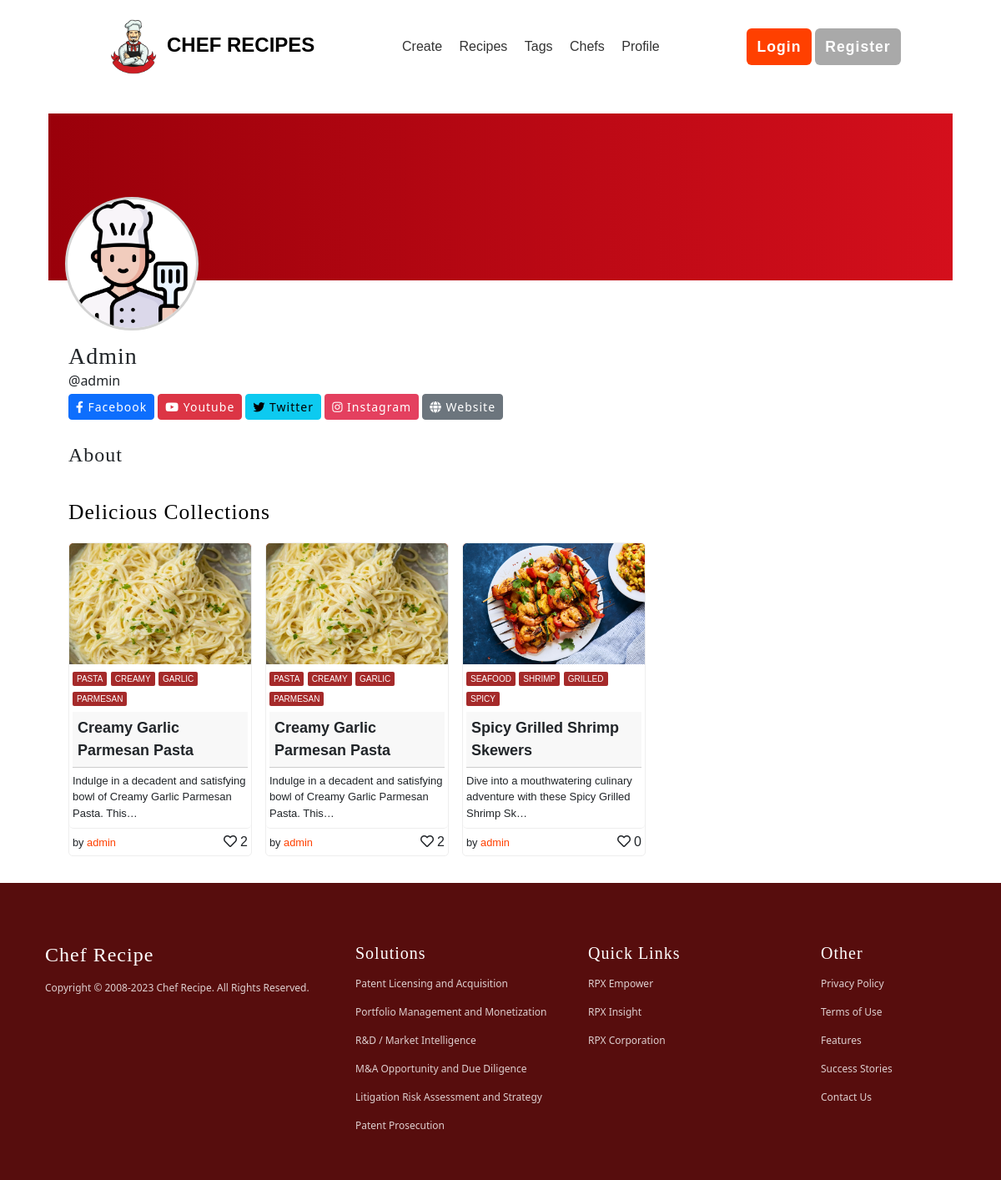
The app's page /account/profile/admin with its own data.
### account/models.py (models this page shows, shortened)
class UserProfile(models.Model):
    user = models.OneToOneField(User, on_delete=models.CASCADE)
    full_name = models.CharField(max_length=100, blank=True)
    profile_picture = models.ImageField(upload_to='profile_pictures', blank=True)
    bio = models.TextField(blank=True)
    other_details = models.TextField(blank=True)
    verified = models.BooleanField(default=False)
    social_media_links = models.TextField(blank=True)
    created_at = models.DateTimeField(auto_now_add=True)
    updated_at = models.DateTimeField(auto_now=True)
    def social_media_links_as_dict(self):
        my_dict = json.loads(self.social_media_links) if self.social_media_links else {}
        if 'facebook' not in my_dict:
            my_dict['facebook'] = ''
        if 'instagram' not in my_dict:
            my_dict['instagram'] = ''
        if 'twitter' not in my_dict:
            my_dict['twitter'] = ''
        if 'youtube' not in my_dict:
            my_dict['youtube'] = ''
        return my_dict

### main/models.py (models this page shows, shortened)
class Recipe(models.Model):
    subject = models.CharField(max_length=100)
    image = models.ImageField(upload_to='recipe_images', blank=True)
    description = models.TextField(blank=True)
    instructions = RichTextField(blank=True)
    tags = models.ManyToManyField(Tag, blank=True)
    created_by = models.ForeignKey(User, on_delete=models.CASCADE)
    created_at = models.DateTimeField(auto_now_add=True)
    updated_at = models.DateTimeField(auto_now=True)
    liked_by = models.ManyToManyField(User, related_name='liked_recipes', blank=True)
    is_private = models.BooleanField(default=False)

class Tag(models.Model):
    name = models.CharField(max_length=50)
    created_at = models.DateTimeField(auto_now_add=True)
    updated_at = models.DateTimeField(auto_now=True)

### account/views.py (the view)
# urls.py: path('profile/<str:username>', views.userProfile, name='profile'),
def userProfile(request, username):
    user = User.objects.get(username=username)
    userProfile, created = UserProfile.objects.get_or_create(user=user)
    context = {
        'userProfile': userProfile,
        'title': 'Profile',
        'recipes': Recipe.objects.filter(created_by=user, is_private=False).order_by('-liked_by'),
    }
    return render(request, 'account/profile.html', context)

### templates/account/profile.html (shortened to what this page needs)
{% extends 'includes/base.html' %}
{% load static %}
{% block body %}
{% block head %}
<link href="{% static 'css/profile.css' %}" rel="stylesheet">
{% endblock %}
<div class="max-width-1100">
    <div class="card-profile mx-2 my-4">
        <div class="cover resp-cover">
            <img class="profile-picture resp-profile-picture"
                {% if userProfile.profile_picture %}
                    src="{{ userProfile.profile_picture.url }}"
                {% else %}
                    src="{% static 'images/cheficon.png' %}"
                {% endif %}
                 alt="Profile Picture">
        </div>
        <div class="p-4 md-mt-5">
            <h3 class="mb-0">{{userProfile.full_name}}</h3>
            <div>
                <span>@{{ userProfile.user }}</span>
            </div>
            <div class="social-media mt-1">
                <a class="text-decoration-none" {% if userProfile.social_media_links_as_dict.facebook %}href="{{ userProfile.social_media_links_as_dict.facebook }}"  target="_blank"{% endif %} >
                    <button class="btn btn-primary btn-sm mb-1">
                        <i class="fab fa-facebook-f"></i>
                        Facebook
                    </button>
                </a>
                <a class="text-decoration-none" {% if userProfile.social_media_links_as_dict.youtube %}href="{{ userProfile.social_media_links_as_dict.youtube }}"  target="_blank"{% endif %} >
                    <button class="btn btn-danger btn-sm mb-1">
                        <i class="fab fa-youtube"></i>
                        Youtube
                    </button>
                </a>
                <a class="text-decoration-none" {% if userProfile.social_media_links_as_dict.twitter %}href="{{ userProfile.social_media_links_as_dict.twitter }}"  target="_blank"{% endif %} >
                    <button class="btn btn-info btn-sm mb-1">
                        <i class="fab fa-twitter"></i>
                        Twitter
                    </button>
                </a>
                <a class="text-decoration-none" {% if userProfile.social_media_links_as_dict.instagram %}href="{{ userProfile.social_media_links_as_dict.instagram }}"  target="_blank"{% endif %} >
                    <button class="btn btn-sm mb-1" style="background-color: #e4405f; color: white;">
                        <i class="fab fa-instagram"></i>
                        Instagram
                    </button>
                </a>
                <a class="text-decoration-none" target="_blank" href="{{ userProfile.website_link }}">
                    <button class="btn btn-secondary btn-sm mb-1">
                        <i class="fas fa-globe"></i>
                        Website
                    </button>
                </a>
            </div>
            <div class="mt-4">
                <h4 class="mb-0">About</h4>
            </div>
        </div>
        <section class="wrapper product" style="width: 100%; margin: 0 16px; justify-content: start">
            <h2 class="section-name" style="text-align: left; color: black; margin-bottom: 12px; margin-left: 8px">delicious collections</h2>
            {% for recipe in recipes %}
                <article class="card featuredd" onclick="window.location.href='{% url 'main:details' recipe.id %}'" style="cursor: pointer;">
                    <div class="box"><img style="height: 145px; min-width: 218px;" src="{{recipe.image.url}}"></div>
                    <header class="card-content">
                        {% for tag in recipe.tags.all %}
                            <span class="card-category chicken">{{tag.name}}</span>
                        {% endfor %}
                        <span class="card-header">{{recipe.subject|truncatechars:30}}</span>
                        <span class="card-desc">{{recipe.description|truncatechars:80}}</span>
                    </header>
                    <footer class="card-content d-flex justify-content-between">
                        <div class="contributor"><span class="contributor-name">by <a href="#">{{recipe.created_by.username}}</a></span></div>
                        <div class="bookmark"><i class="far fa-heart me-1"></i>{{recipe.liked_by.all.count}}</div>
                    </footer>
                </article>
            {% endfor %}
        </section>
    </div>
</div>
  {% endblock %}

### static/css/style.css (style rules this page uses)
* { margin: 0; padding: 0; }
a, a:hover, a:focus, a:active { text-decoration: none; border: 0; }
header { padding: 1em 0; }
h1, h2, h3, h4, h5, h6 { font-family: 'Baloo', cursive; letter-spacing: 1px; text-transform: capitalize; -webkit-margin-before:0; -webkit-margin-after:0; }
h2 { font-size: 1.6em; color: rgb(255, 64, 0); text-underline-position: below; }
.section-name { display: block; width: 100%; text-align: center; }
.wrapper { width: 80vw; margin: auto; align-content: center; }
.product { max-width: 1200px; margin: 2em auto; display: -webkit-flex; display: -ms-flexbox; display: flex; flex-direction: row; flex-wrap: wrap; justify-content: center; align-items: flex-start; }
article { margin: 0.5em; width: 55vw; box-sizing: border-box; transition: all 0.1s ease-in; font-family: 'Dosis', sans-serif; }
article header { border-bottom: 1px solid #EEEEEE; }
.card { max-width: 220px; display: block; min-height: 250px; flex-shrink: 0; border-radius: 5px; border-width: 1px; border-style: solid; border-color: #EEEEEE; }
.card img { background-color: rgb(255, 64, 0); max-width: 100%; max-height: 200px; width: auto; border-top-left-radius: 5px; border-top-right-radius: 5px; }
.card-content { padding: 4px; display: inline-block; text-align: left; margin: auto; border-radius: 5px; }
.card-content span { margin: 0.3em 0; }
.card-category { padding: 3px 5px; color: white; text-transform: uppercase; font-size: 10px; width: auto; border-radius: 2px; }
.card-desc { display: block; }
.card-header { font-weight: bold; text-transform: capitalize; font-size: 18px; display: block; padding: 6px; }
@media screen and (min-width: 768px) { .card-header { font-size: 18px; } }
@media screen and (min-width: 768px) { .card-desc { font-size: 13px; } }
.contributor { display: block; }
.contributor-name { font-size: 0.8em; }
.contributor-name a { color: rgb(255, 64, 0); }
.chicken { background-color: brown; }
button { padding: 0.5em 0.7em; border-radius: 6px; border: 0; cursor: pointer; font-family: 'Dosis', sans-serif; font-weight: 700; font-size: 1.1rem; letter-spacing: 1px; transition: all 0.1s ease-in; }
.box { display: flex; justify-content: center; align-items: center; overflow: hidden; }

### static/css/profile.css (style rules this page uses)
.max-width-1100 { width: 100%; max-width: 1100px; margin: auto; }
.cover { background: linear-gradient(to right, #9a000a 0%, #d40f1c 100%); width: 100%; position: relative; }
.cover .profile-picture { position: absolute; top: 90%; transform: translate(-50%, -50%); border-radius: 50%; background: #fff; border: 3px solid lightgray; }
@media screen and (min-width: 768px) { .resp-cover { height: 200px; } }
@media screen and (min-width: 768px) { .resp-profile-picture { width: 160px; height: 160px; left: 100px; } }
@media screen and (min-width: 768px) { .md-mt-5 { margin-top: 50px; } }

### records on screen
UserProfile: full_name "Admin", user "admin"
Recipe: image (picture), subject "Creamy Garlic Parmesan Pasta", description "Indulge in a decadent and satisfying bowl of Creamy Garlic Parmesan Pasta. This…", created_by.username "admin", liked_by.all.count "2"
Tag: name "PASTA"
Tag: name "CREAMY"
Tag: name "GARLIC"
Tag: name "PARMESAN"
Recipe: image (picture), subject "Spicy Grilled Shrimp Skewers", description "Dive into a mouthwatering culinary adventure with these Spicy Grilled Shrimp Sk…", created_by.username "admin", liked_by.all.count "0"
Tag: name "SEAFOOD"
Tag: name "SHRIMP"
Tag: name "GRILLED"
Tag: name "SPICY"
